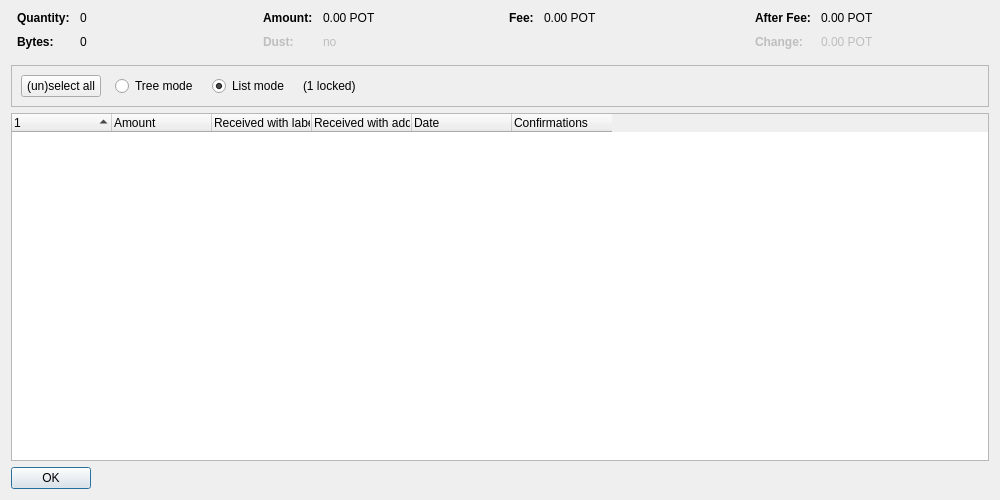
<?xml version="1.0" encoding="UTF-8"?>
<ui version="4.0">
 <class>CoinControlDialog</class>
 <widget class="QDialog" name="CoinControlDialog">
  <property name="geometry">
   <rect>
    <x>0</x>
    <y>0</y>
    <width>1000</width>
    <height>500</height>
   </rect>
  </property>
  <property name="windowTitle">
   <string>Coin Selection</string>
  </property>
  <layout class="QVBoxLayout" name="verticalLayout">
   <item>
    <layout class="QHBoxLayout" name="horizontalLayoutTop" stretch="0,0,0,0">
     <property name="topMargin">
      <number>0</number>
     </property>
     <property name="bottomMargin">
      <number>10</number>
     </property>
     <item>
      <layout class="QFormLayout" name="formLayoutCoinControl1">
       <property name="horizontalSpacing">
        <number>10</number>
       </property>
       <property name="verticalSpacing">
        <number>10</number>
       </property>
       <property name="leftMargin">
        <number>6</number>
       </property>
       <property name="rightMargin">
        <number>6</number>
       </property>
       <item row="0" column="0">
        <widget class="QLabel" name="labelCoinControlQuantityText">
         <property name="font">
          <font>
           <weight>75</weight>
           <bold>true</bold>
          </font>
         </property>
         <property name="text">
          <string>Quantity:</string>
         </property>
        </widget>
       </item>
       <item row="0" column="1">
        <widget class="QLabel" name="labelCoinControlQuantity">
         <property name="cursor">
          <cursorShape>IBeamCursor</cursorShape>
         </property>
         <property name="contextMenuPolicy">
          <enum>Qt::ActionsContextMenu</enum>
         </property>
         <property name="text">
          <string notr="true">0</string>
         </property>
         <property name="textInteractionFlags">
          <set>Qt::LinksAccessibleByMouse|Qt::TextSelectableByKeyboard|Qt::TextSelectableByMouse</set>
         </property>
        </widget>
       </item>
       <item row="1" column="0">
        <widget class="QLabel" name="labelCoinControlBytesText">
         <property name="font">
          <font>
           <weight>75</weight>
           <bold>true</bold>
          </font>
         </property>
         <property name="text">
          <string>Bytes:</string>
         </property>
        </widget>
       </item>
       <item row="1" column="1">
        <widget class="QLabel" name="labelCoinControlBytes">
         <property name="cursor">
          <cursorShape>IBeamCursor</cursorShape>
         </property>
         <property name="contextMenuPolicy">
          <enum>Qt::ActionsContextMenu</enum>
         </property>
         <property name="text">
          <string notr="true">0</string>
         </property>
         <property name="textInteractionFlags">
          <set>Qt::LinksAccessibleByMouse|Qt::TextSelectableByKeyboard|Qt::TextSelectableByMouse</set>
         </property>
        </widget>
       </item>
      </layout>
     </item>
     <item>
      <layout class="QFormLayout" name="formLayoutCoinControl2">
       <property name="horizontalSpacing">
        <number>10</number>
       </property>
       <property name="verticalSpacing">
        <number>10</number>
       </property>
       <property name="leftMargin">
        <number>6</number>
       </property>
       <property name="rightMargin">
        <number>6</number>
       </property>
       <item row="0" column="0">
        <widget class="QLabel" name="labelCoinControlAmountText">
         <property name="font">
          <font>
           <weight>75</weight>
           <bold>true</bold>
          </font>
         </property>
         <property name="text">
          <string>Amount:</string>
         </property>
        </widget>
       </item>
       <item row="0" column="1">
        <widget class="QLabel" name="labelCoinControlAmount">
         <property name="cursor">
          <cursorShape>IBeamCursor</cursorShape>
         </property>
         <property name="contextMenuPolicy">
          <enum>Qt::ActionsContextMenu</enum>
         </property>
         <property name="text">
          <string notr="true">0.00 POT</string>
         </property>
         <property name="textInteractionFlags">
          <set>Qt::LinksAccessibleByMouse|Qt::TextSelectableByKeyboard|Qt::TextSelectableByMouse</set>
         </property>
        </widget>
       </item>
       <item row="1" column="0">
        <widget class="QLabel" name="labelCoinControlLowOutputText">
         <property name="enabled">
          <bool>false</bool>
         </property>
         <property name="font">
          <font>
           <weight>75</weight>
           <bold>true</bold>
          </font>
         </property>
         <property name="text">
          <string>Dust:</string>
         </property>
        </widget>
       </item>
       <item row="1" column="1">
        <widget class="QLabel" name="labelCoinControlLowOutput">
         <property name="enabled">
          <bool>false</bool>
         </property>
         <property name="cursor">
          <cursorShape>IBeamCursor</cursorShape>
         </property>
         <property name="contextMenuPolicy">
          <enum>Qt::ActionsContextMenu</enum>
         </property>
         <property name="text">
          <string notr="true">no</string>
         </property>
         <property name="textInteractionFlags">
          <set>Qt::LinksAccessibleByMouse|Qt::TextSelectableByKeyboard|Qt::TextSelectableByMouse</set>
         </property>
        </widget>
       </item>
      </layout>
     </item>
     <item>
      <layout class="QFormLayout" name="formLayoutCoinControl3">
       <property name="horizontalSpacing">
        <number>10</number>
       </property>
       <property name="verticalSpacing">
        <number>10</number>
       </property>
       <property name="leftMargin">
        <number>6</number>
       </property>
       <property name="rightMargin">
        <number>6</number>
       </property>
       <item row="0" column="0">
        <widget class="QLabel" name="labelCoinControlFeeText">
         <property name="font">
          <font>
           <weight>75</weight>
           <bold>true</bold>
          </font>
         </property>
         <property name="text">
          <string>Fee:</string>
         </property>
        </widget>
       </item>
       <item row="0" column="1">
        <widget class="QLabel" name="labelCoinControlFee">
         <property name="cursor">
          <cursorShape>IBeamCursor</cursorShape>
         </property>
         <property name="contextMenuPolicy">
          <enum>Qt::ActionsContextMenu</enum>
         </property>
         <property name="text">
          <string notr="true">0.00 POT</string>
         </property>
         <property name="textInteractionFlags">
          <set>Qt::LinksAccessibleByMouse|Qt::TextSelectableByKeyboard|Qt::TextSelectableByMouse</set>
         </property>
        </widget>
       </item>
      </layout>
     </item>
     <item>
      <layout class="QFormLayout" name="formLayoutCoinControl4">
       <property name="horizontalSpacing">
        <number>10</number>
       </property>
       <property name="verticalSpacing">
        <number>10</number>
       </property>
       <property name="leftMargin">
        <number>6</number>
       </property>
       <property name="rightMargin">
        <number>6</number>
       </property>
       <item row="0" column="0">
        <widget class="QLabel" name="labelCoinControlAfterFeeText">
         <property name="font">
          <font>
           <weight>75</weight>
           <bold>true</bold>
          </font>
         </property>
         <property name="text">
          <string>After Fee:</string>
         </property>
        </widget>
       </item>
       <item row="0" column="1">
        <widget class="QLabel" name="labelCoinControlAfterFee">
         <property name="cursor">
          <cursorShape>IBeamCursor</cursorShape>
         </property>
         <property name="contextMenuPolicy">
          <enum>Qt::ActionsContextMenu</enum>
         </property>
         <property name="text">
          <string notr="true">0.00 POT</string>
         </property>
         <property name="textInteractionFlags">
          <set>Qt::LinksAccessibleByMouse|Qt::TextSelectableByKeyboard|Qt::TextSelectableByMouse</set>
         </property>
        </widget>
       </item>
       <item row="1" column="0">
        <widget class="QLabel" name="labelCoinControlChangeText">
         <property name="enabled">
          <bool>false</bool>
         </property>
         <property name="font">
          <font>
           <weight>75</weight>
           <bold>true</bold>
          </font>
         </property>
         <property name="text">
          <string>Change:</string>
         </property>
        </widget>
       </item>
       <item row="1" column="1">
        <widget class="QLabel" name="labelCoinControlChange">
         <property name="enabled">
          <bool>false</bool>
         </property>
         <property name="cursor">
          <cursorShape>IBeamCursor</cursorShape>
         </property>
         <property name="contextMenuPolicy">
          <enum>Qt::ActionsContextMenu</enum>
         </property>
         <property name="text">
          <string notr="true">0.00 POT</string>
         </property>
         <property name="textInteractionFlags">
          <set>Qt::LinksAccessibleByMouse|Qt::TextSelectableByKeyboard|Qt::TextSelectableByMouse</set>
         </property>
        </widget>
       </item>
      </layout>
     </item>
    </layout>
   </item>
   <item>
    <widget class="QFrame" name="frame">
     <property name="minimumSize">
      <size>
       <width>0</width>
       <height>40</height>
      </size>
     </property>
     <property name="frameShape">
      <enum>QFrame::StyledPanel</enum>
     </property>
     <property name="frameShadow">
      <enum>QFrame::Sunken</enum>
     </property>
     <layout class="QHBoxLayout" name="horizontalLayout">
      <item>
       <layout class="QHBoxLayout" name="horizontalLayoutPanel" stretch="0,0,0,0,0">
        <property name="spacing">
         <number>14</number>
        </property>
        <item>
         <widget class="QPushButton" name="pushButtonSelectAll">
          <property name="sizePolicy">
           <sizepolicy hsizetype="Maximum" vsizetype="Fixed">
            <horstretch>0</horstretch>
            <verstretch>0</verstretch>
           </sizepolicy>
          </property>
          <property name="text">
           <string>(un)select all</string>
          </property>
          <property name="autoDefault">
           <bool>false</bool>
          </property>
         </widget>
        </item>
        <item>
         <widget class="QRadioButton" name="radioTreeMode">
          <property name="sizePolicy">
           <sizepolicy hsizetype="Maximum" vsizetype="Fixed">
            <horstretch>0</horstretch>
            <verstretch>0</verstretch>
           </sizepolicy>
          </property>
          <property name="text">
           <string>Tree mode</string>
          </property>
         </widget>
        </item>
        <item>
         <widget class="QRadioButton" name="radioListMode">
          <property name="sizePolicy">
           <sizepolicy hsizetype="Maximum" vsizetype="Fixed">
            <horstretch>0</horstretch>
            <verstretch>0</verstretch>
           </sizepolicy>
          </property>
          <property name="text">
           <string>List mode</string>
          </property>
          <property name="checked">
           <bool>true</bool>
          </property>
         </widget>
        </item>
        <item>
         <widget class="QLabel" name="labelLocked">
          <property name="text">
           <string notr="true">(1 locked)</string>
          </property>
         </widget>
        </item>
        <item>
         <spacer name="horizontalSpacer">
          <property name="orientation">
           <enum>Qt::Horizontal</enum>
          </property>
          <property name="sizeHint" stdset="0">
           <size>
            <width>40</width>
            <height>20</height>
           </size>
          </property>
         </spacer>
        </item>
       </layout>
      </item>
     </layout>
    </widget>
   </item>
   <item>
    <widget class="CoinControlTreeWidget" name="treeWidget">
     <property name="contextMenuPolicy">
      <enum>Qt::CustomContextMenu</enum>
     </property>
     <property name="sortingEnabled">
      <bool>false</bool>
     </property>
     <property name="columnCount">
      <number>6</number>
     </property>
     <attribute name="headerShowSortIndicator" stdset="0">
      <bool>true</bool>
     </attribute>
     <attribute name="headerStretchLastSection">
      <bool>false</bool>
     </attribute>
     <column>
      <property name="text">
       <string/>
      </property>
     </column>
     <column>
      <property name="text">
       <string>Amount</string>
      </property>
     </column>
     <column>
      <property name="text">
       <string>Received with label</string>
      </property>
     </column>
     <column>
      <property name="text">
       <string>Received with address</string>
      </property>
     </column>
     <column>
      <property name="text">
       <string>Date</string>
      </property>
     </column>
     <column>
      <property name="text">
       <string>Confirmations</string>
      </property>
      <property name="toolTip">
       <string>Confirmed</string>
      </property>
     </column>
     <column>
      <property name="text">
       <string/>
      </property>
     </column>
     <column>
      <property name="text">
       <string/>
      </property>
     </column>
     <column>
      <property name="text">
       <string/>
      </property>
     </column>
     <column>
      <property name="text">
       <string/>
      </property>
     </column>
    </widget>
   </item>
   <item>
    <widget class="QDialogButtonBox" name="buttonBox">
     <property name="sizePolicy">
      <sizepolicy hsizetype="Maximum" vsizetype="Fixed">
       <horstretch>0</horstretch>
       <verstretch>0</verstretch>
      </sizepolicy>
     </property>
     <property name="orientation">
      <enum>Qt::Horizontal</enum>
     </property>
     <property name="standardButtons">
      <set>QDialogButtonBox::Ok</set>
     </property>
    </widget>
   </item>
  </layout>
 </widget>
 <customwidgets>
  <customwidget>
   <class>CoinControlTreeWidget</class>
   <extends>QTreeWidget</extends>
   <header>qt/coincontroltreewidget.h</header>
  </customwidget>
 </customwidgets>
 <resources/>
 <connections/>
</ui>
